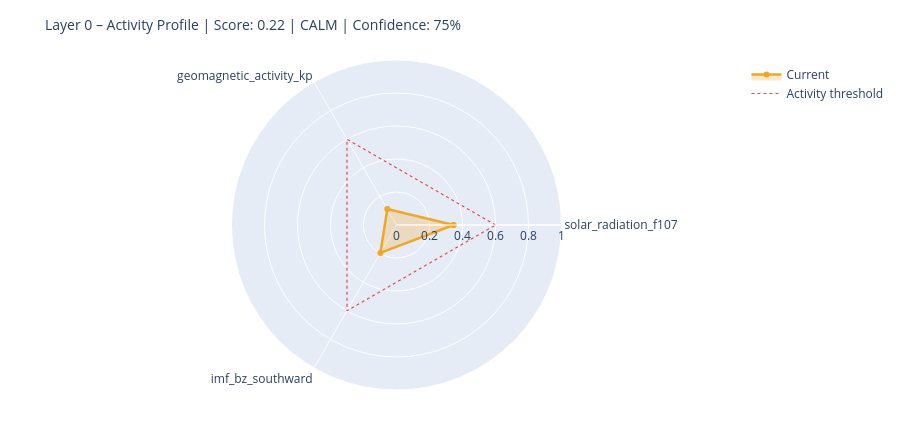

The notebook cell saved with this chart:
### Markdown cell above
---
## 6. State Assessment & Handoff to Layer 1

### Code cell
# ============================================================
# STEP 1 – Collect raw values with source modes
# Mode: 'primary' | 'fallback_3h' | 'last_valid' | 'missing'
# ============================================================

def safe_last(df, col):
    if df is None or col not in df.columns: return None
    s = df[col].dropna()
    return float(s.iloc[-1]) if not s.empty else None

f107_now = safe_last(df_f107, 'f10.7')
bz_now   = safe_last(df_mag,  'bz_gsm')
kp_now   = safe_last(df_kp,   'kp')
sw_now   = safe_last(df_sw,   'speed')

source_modes = {
    'F10.7':    'primary'  if f107_now is not None else 'missing',
    'Kp':       'primary'  if kp_now   is not None else 'missing',
    'IMF_Bz':   'primary'  if bz_now   is not None else 'missing',
    'SW_speed': 'primary'  if sw_now   is not None else 'missing',
}

# Kp Fallback – 3h endpoint
if kp_now is None:
    try:
        r = requests.get(
            'https://services.swpc.noaa.gov/json/noaa-planetary-k-index.json',
            timeout=10)
        r.raise_for_status()
        fb = pd.DataFrame(r.json())
        tc = next((c for c in fb.columns if 'time' in c.lower()), fb.columns[0])
        kc = next((c for c in fb.columns if 'kp' in c.lower() and c != tc), None)
        if kc:
            fb[kc] = fb[kc].astype(str).str.extract(r'([0-9]+(?:\.[0-9]*)?)')[0]
            fb[kc] = pd.to_numeric(fb[kc], errors='coerce')
            fb = fb[fb[kc] >= 0].dropna(subset=[kc])
            if not fb.empty:
                kp_now = float(fb[kc].iloc[-1])
                source_modes['Kp'] = 'fallback_3h'
                print(f'  Kp fallback (3h): {kp_now:.1f}')
    except Exception as e:
        print(f'  Kp fallback failed: {e}')

# Solar Wind Fallback – last valid value
if sw_now is None and df_sw is not None and 'speed' in df_sw.columns:
    s = df_sw['speed'].dropna()
    if not s.empty:
        sw_now = float(s.iloc[-1])
        source_modes['SW_speed'] = 'last_valid'
        print(f'  SW fallback (last_valid): {sw_now:.0f} km/s')

print()
print('Source modes:', source_modes)

# ============================================================
# STEP 2 – Score from available components only
# ============================================================

def norm(v, lo, hi):
    if v is None: return None
    return max(0.0, min(1.0, (v - lo) / (hi - lo)))

COMPONENTS = {
    'solar_radiation_f107':    (f107_now, norm(f107_now, 60, 250)),
    'geomagnetic_activity_kp': (kp_now,   norm(kp_now,   0,   9)),
    'imf_bz_southward':        (bz_now,   norm(-(bz_now or 0) if bz_now else None, -5, 30)
                                           if bz_now is not None else None),
    'solar_wind_speed':        (sw_now,   norm(sw_now, 300, 800)),
}

available   = {k: v[1] for k, v in COMPONENTS.items() if v[1] is not None}
unavailable = [k for k, v in COMPONENTS.items() if v[1] is None]

layer0_score = round(sum(available.values()) / len(available), 4) if available else None
confidence   = round(len(available) / len(COMPONENTS), 2)

level = ('unknown'  if layer0_score is None
         else 'calm'     if layer0_score < 0.3
         else 'moderate' if layer0_score < 0.6
         else 'active')

# ============================================================
# STEP 3 – Dominant Driver
# ============================================================

def dominant_driver(kp, f107, bz, sw):
    candidates = []
    if kp   is not None and kp   >= 4:   candidates.append(('geomagnetic',    kp / 9))
    if sw   is not None and sw   >= 500:  candidates.append(('solar_wind',     sw / 800))
    if bz   is not None and bz   <= -5:   candidates.append(('imf_southward',  abs(bz) / 30))
    if f107 is not None and f107 >= 150:  candidates.append(('solar_radiation',f107 / 250))
    return max(candidates, key=lambda x: x[1])[0] if candidates else 'none'

driver = dominant_driver(kp_now, f107_now, bz_now, sw_now)

# ============================================================
# STEP 4 – Downstream expectations
# ============================================================

def downstream_expectation(driver, score, kp, bz, f107):
    exp = {
        'magnetosphere':        'calm',
        'ionosphere':           'calm',
        'schumann_resonance':   'unchanged',
        'lithosphere_currents': 'low',
    }
    if driver == 'geomagnetic' or (kp and kp >= 5):
        exp['magnetosphere']        = 'compressed / storm'
        exp['ionosphere']           = 'elevated disturbance (TEC variability)'
        exp['schumann_resonance']   = 'elevated amplitude possible'
        exp['lithosphere_currents'] = 'elevated induction currents'
    elif driver == 'imf_southward' or (bz and bz <= -5):
        exp['magnetosphere']        = 'energy coupling active'
        exp['ionosphere']           = 'elevated electron density possible'
        exp['schumann_resonance']   = 'slight modulation possible'
    elif driver == 'solar_radiation' or (f107 and f107 >= 150):
        exp['ionosphere']           = 'elevated ionization (F-layer)'
        exp['schumann_resonance']   = 'slightly elevated background activity'
    return exp

downstream = downstream_expectation(driver, layer0_score, kp_now, bz_now, f107_now)

# ============================================================
# CONSOLE OUTPUT
# ============================================================

W = 58
print('=' * W)
print('LAYER 0 – STATE ASSESSMENT')
print('=' * W)
for name, (raw_v, score_v) in COMPONENTS.items():
    if score_v is not None:
        bar = '█' * int(score_v * 20) + '░' * (20 - int(score_v * 20))
        print(f'  {name:<35}  {bar}  {score_v:.2f}')
    else:
        print(f'  {name:<35}  {"─" * 20}  n/a')
print('-' * W)
print(f'  Score ({len(available)}/{len(COMPONENTS)} components):  {layer0_score:.3f}')
print(f'  Confidence:         {confidence:.0%}')
print(f'  Level:              {level.upper()}')
print(f'  Dominant Driver:    {driver}')

# Radar chart
cats = list(available.keys())
vals = list(available.values())
if len(cats) >= 3:
    fig = go.Figure()
    fig.add_trace(go.Scatterpolar(
        r=vals + [vals[0]], theta=cats + [cats[0]],
        fill='toself', fillcolor='rgba(242,166,35,0.25)',
        line=dict(color='#F2A623', width=2.5), name='Current'
    ))
    fig.add_trace(go.Scatterpolar(
        r=[0.6] * (len(cats) + 1), theta=cats + [cats[0]],
        line=dict(color='#E24B4A', dash='dot', width=1.2),
        mode='lines', name='Activity threshold'
    ))
    fig.update_layout(
        title=dict(text=f'Layer 0 – Activity Profile | Score: {layer0_score:.2f} | {level.upper()} | Confidence: {confidence:.0%}',
                   font=dict(size=14)),
        polar=dict(radialaxis=dict(visible=True, range=[0, 1])),
        height=430, showlegend=True,
        margin=dict(l=60, r=60, t=60, b=40)
    )
    fig.show()

### Figure 1 — Plotly figure (JSON) as saved in the notebook; plotly's stock layout.template omitted (floating-point values rounded to 4 significant figures)
{"data": [{"fill": "toself", "fillcolor": "rgba(242,166,35,0.25)", "line": {"color": "#F2A623", "width": 2.5}, "name": "Current", "r": [0.3457, 0.1111, 0.1954, 0.3457], "theta": ["solar_radiation_f107", "geomagnetic_activity_kp", "imf_bz_southward", "solar_radiation_f107"], "type": "scatterpolar"}, {"line": {"color": "#E24B4A", "dash": "dot", "width": 1.2}, "mode": "lines", "name": "Activity threshold", "r": [0.6, 0.6, 0.6, 0.6], "theta": ["solar_radiation_f107", "geomagnetic_activity_kp", "imf_bz_southward", "solar_radiation_f107"], "type": "scatterpolar"}], "layout": {"height": 430, "margin": {"b": 40, "l": 60, "r": 60, "t": 60}, "polar": {"radialaxis": {"range": [0, 1], "visible": true}}, "showlegend": true, "title": {"font": {"size": 14}, "text": "Layer 0 – Activity Profile | Score: 0.22 | CALM | Confidence: 75%"}}}
